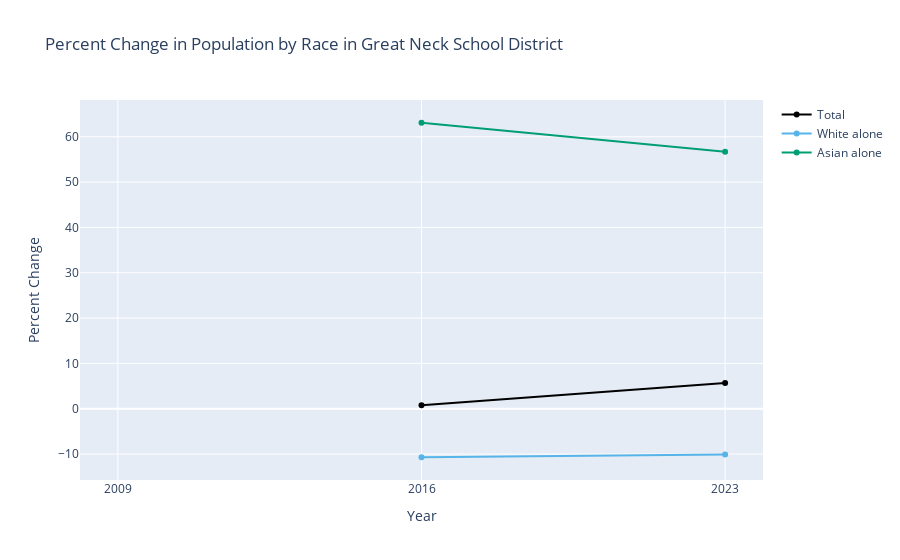

Source (notebook cell):
### Code cell
df_percent_change = pct_change_multiyear(df)
print(df_percent_change)

graph_multiyear(
    df=df_percent_change,
    title="Percent Change in Population by Race in Great Neck School District",
    yaxis_title="Percent Change",
    y_cols=["Total", "White alone", "Asian alone"],
)

### Figure 1 — Plotly figure (JSON) as saved in the notebook; plotly's stock layout.template omitted (floating-point values rounded to 4 significant figures)
{"data": [{"hovertemplate": "Year: %{x}<br>Total: %{y:,}<extra></extra>", "line": {"color": "black"}, "mode": "lines+markers", "name": "Total", "type": "scatter", "x": [2009, 2016, 2023], "y": [null, 0.8, 5.7]}, {"hovertemplate": "Year: %{x}<br>White alone: %{y:,}<extra></extra>", "line": {"color": "#56B4E9"}, "mode": "lines+markers", "name": "White alone", "type": "scatter", "x": [2009, 2016, 2023], "y": [null, -10.7, -10.1]}, {"hovertemplate": "Year: %{x}<br>Asian alone: %{y:,}<extra></extra>", "line": {"color": "#009E73"}, "mode": "lines+markers", "name": "Asian alone", "type": "scatter", "x": [2009, 2016, 2023], "y": [null, 63.1, 56.7]}], "layout": {"title": {"text": "Percent Change in Population by Race in Great Neck School District"}, "xaxis": {"tickmode": "array", "ticktext": ["2009", "2016", "2023"], "tickvals": [2009, 2016, 2023], "title": {"text": "Year"}}, "yaxis": {"title": {"text": "Percent Change"}}}}
